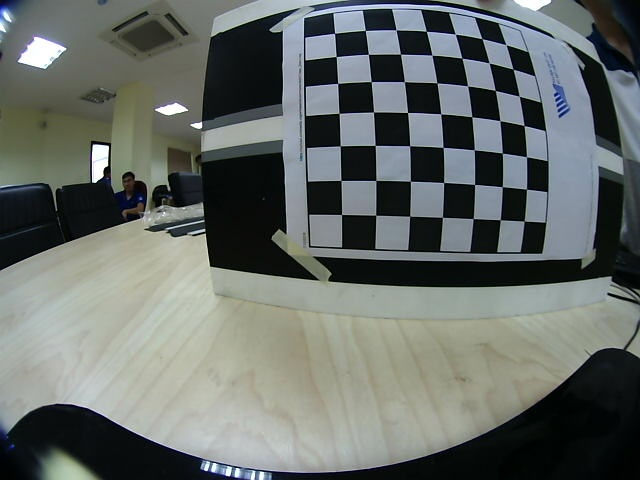
//> input picture code/image/Image0.jpg, 640 x 480 px, given in place of outcpp.avi, which was not available
$ ./main   (built with g++ and OpenCV 4)
//> lines starting //> are read from the running program, lines starting //| are printed output that depends on the picture; after the words box and inside, x2 and y2 are one past the last pixel; in counts of white or black regions, pixels touching at a corner belong together; pictures that were not available may be replaced by others from this repository, and a replacement may not be noted
#include <iostream>
#include <opencv2/opencv.hpp>

using namespace std;
using namespace cv;
Mat SobelXY(Mat segImage);
int main() {
    VideoCapture cap("/home/hoaiphuong/Desktop/photos/outcpp.avi"); // open the default camera
    if(!cap.isOpened())  // check if we succeeded
        return -1;
    long double execTime, prevCount, time;
    execTime = prevCount = time = 0;

    int width=cap.get(CV_CAP_PROP_FRAME_WIDTH);
    int height=cap.get(CV_CAP_PROP_FRAME_HEIGHT);
    VideoWriter video("outcpp.avi",CV_FOURCC('M','J','P','G'),30, Size(width,height));

    for(;;) {
        prevCount = getTickCount() * 1.0000;
        Mat source;
        cap >> source; // get a new frame from camera
//> source is the input picture: 480 rows x 640 cols, CV_8UC3; mean B, G, R 104.1, 107.4, 101.8

        // Mat source = imread("/home/hoaiphuong/Desktop/photos/10.png",CV_LOAD_IMAGE_COLOR);
        imshow("source", source);
        Mat imgHSV;

        cvtColor(source, imgHSV, COLOR_BGR2HLS); //Convert the captured frame from BGR to HSV
//> imgHSV: 480 rows x 640 cols, CV_8UC3; mean of channels 0, 1, 2 70.8, 104.1, 44.3


        Mat imgThresholded;

        inRange(imgHSV, Scalar(0, 238, 0), Scalar(178, 255, 255), imgThresholded); //Threshold the image
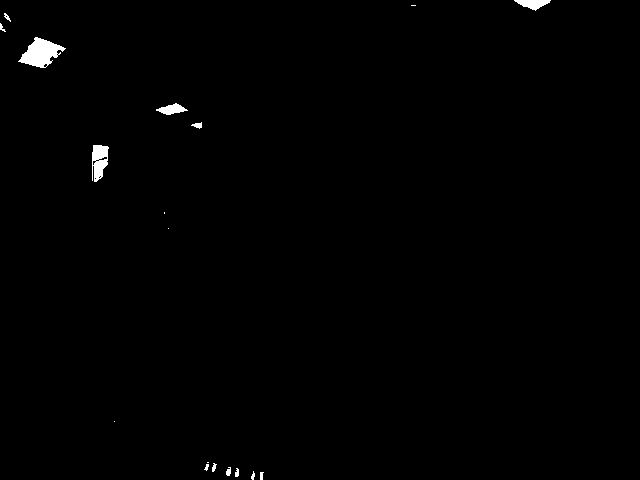
//> imgThresholded: 480 rows x 640 cols, CV_8UC1; 0.63% white; 18 white regions (5 under 20 px), largest, box (x1, y1, x2, y2) and area: (18, 37, 66, 68) 794, (92, 145, 109, 182) 444, (514, 0, 551, 11) 229

        erode(imgThresholded, imgThresholded, getStructuringElement(MORPH_ELLIPSE, Size(7, 7)));
        dilate(imgThresholded, imgThresholded, getStructuringElement(MORPH_ELLIPSE, Size(7, 7)));

        //morphological closing (fill small holes in the foreground)
        dilate(imgThresholded, imgThresholded, getStructuringElement(MORPH_ELLIPSE, Size(7, 7)));
        erode(imgThresholded, imgThresholded, getStructuringElement(MORPH_ELLIPSE, Size(7, 7)));
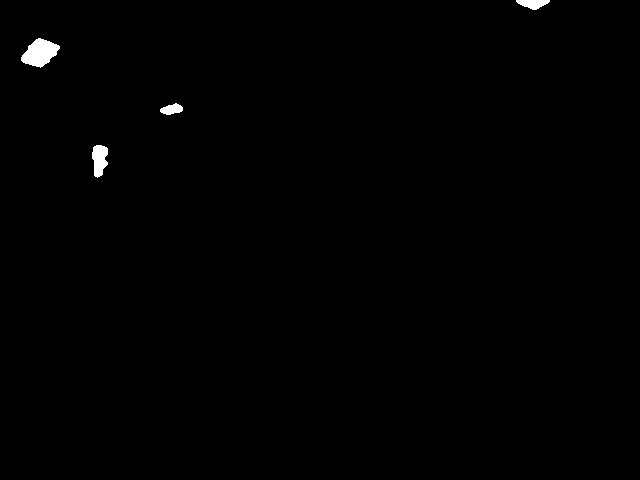
//> imgThresholded: 480 rows x 640 cols, CV_8UC1; 0.49% white; 4 white regions, box (x1, y1, x2, y2) and area: (21, 38, 60, 68) 721, (92, 145, 108, 178) 387, (516, 0, 550, 10) 222, (160, 103, 183, 115) 182

        imshow("imgThresholded", imgThresholded);
        Mat cannyImage;
        Canny(imgThresholded, cannyImage, 50, 100);
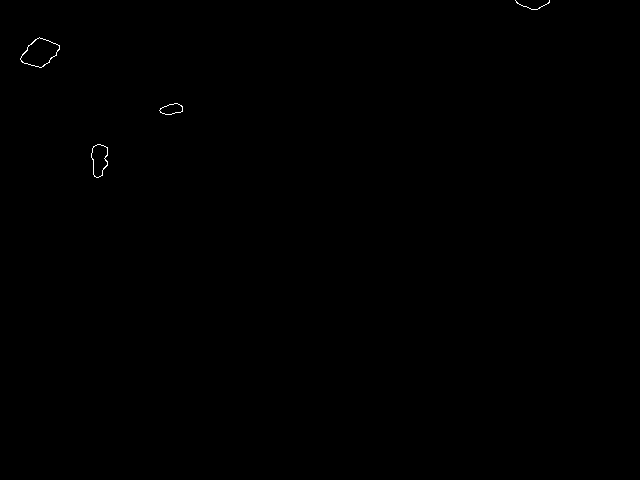
//> cannyImage: 480 rows x 640 cols, CV_8UC1; 0.1% white in thin lines or dots, all inside (x1, y1, x2, y2) = (20, 0, 550, 178)
        imshow("cannyImage", cannyImage);

        vector<Vec4i> hierarchy;
        vector<vector<Point>> contours;

        findContours(cannyImage, contours, hierarchy, CV_RETR_TREE, CV_CHAIN_APPROX_SIMPLE, Point(0, 0));
//> contours = 7 contours, 1 with area under 20; largest, box (x1, y1, x2, y2) and area: (20, 37, 60, 68) 726, (20, 37, 60, 68) 707, (91, 144, 108, 178) 397, (91, 144, 108, 178) 386, (159, 103, 183, 115) 176, (159, 103, 183, 115) 174
        vector<Point> contours_poly;
        vector<vector<Point>> contours_list;
        vector<vector<Point>> contours_final;

        for (int i = 0; i < contours.size(); i++) {
            double a = arcLength(contours[i], false);
            if (hierarchy[i][3] == -1 && a > 500) {
                // convexHull(contours[i],hull[i]);
                contours_list.push_back(contours[i]);
            }


        }
//> this loop made 7 passes
//> a on passes 1 to 7: 86.94, 86.6, 56.21, 52.87, 110.8, 108.9, 79.6
//> after the loop, contours_list = 0 contours
        Mat ketqua(source.size(),CV_8UC1,Scalar(0));
        //  ketqua.setTo(Scalar(0));
        imshow("ketqua1", ketqua);
        //  drawContours(ketqua, contours_list,-1, 255, CV_FILLED);
        // Mat contoursImage = source.clone();

        for(size_t i = 0; i < contours_list.size(); i++){
            // approxPolyDP(contours[i], approxShape, arcLength(Mat(contours[i]), true)*0.04, true);
            drawContours(ketqua, contours_list, i, Scalar(255));   // fill BLUE
        }
//> this loop made 0 passes
//> ketqua: 480 rows x 640 cols, CV_8UC1; every value is 0


        //   drawContours(ketqua, contours_list,-1, 255, CV_FILLED);
        imshow("ketqua", ketqua);

        bool kiemtra =true;

        // Step of each window

        vector<Point> locations;   // output, locations of non-zero pixels
        vector<Point> centerLaneLeft;
        vector<Point> centerLaneRight;
       // vector<Point> test;
        int dem=0;
        for (int row = ketqua.rows; row >=0; row--)
        {

            for (int col = 0; col <= ketqua.cols/2; col ++)
            {

                //  ketqua.at<uchar>(row,col)=255;
                if(ketqua.at<uchar>(Point(col,row))==255)
                {
                  //  test.push_back(Point(col,row));

                    if(kiemtra==true)
                    {
                        locations.push_back(Point(col,row));
                        dem =dem+1;
                        kiemtra= false;
                        if(dem ==2)
                        {
                            break;
                        }
                    }


                }
                else
                {
                    kiemtra= true;
                }
            }
            if(dem ==2)
            {
                int x=(locations[0].x+locations[1].x) / 2;
                int y=locations[0].y;
                centerLaneLeft.push_back(Point(x,y));
                row = row-20;
            }
            dem =0;
            locations.clear();
            kiemtra= true;
        }
//> after the loop, dem = 0; kiemtra = true

        for (int row = ketqua.rows; row >=0; row--)
        {

            for (int col = ketqua.cols/2; col <= ketqua.cols; col ++)
            {

                //  ketqua.at<uchar>(row,col)=255;
                if(ketqua.at<uchar>(Point(col,row))==255)
                {
                    //test.push_back(Point(col,row));

                    if(kiemtra==true)
                    {
                        locations.push_back(Point(col,row));
                        dem =dem+1;
                        kiemtra= false;
                        if(dem ==2)
                        {
                            break;
                        }
                    }


                }
                else
                {
                    kiemtra= true;
                }
            }
            if(dem ==2)
            {
                int x=(locations[0].x+locations[1].x) / 2;
                int y=locations[0].y;
                centerLaneRight.push_back(Point(x,y));
                row = row-20;
            }
            dem =0;
            locations.clear();
            kiemtra= true;
        }
//> after the loop, dem = 0; kiemtra = true


        //   imshow("Step 2 draw Rectangle", ketqua);

        for (int i=0 ; i < centerLaneLeft.size()-1 ; i++)
        {
//> (the run ends here: the program crashes, at `line(source,centerLaneLeft[i],centerLaneLeft[i+1],Scalar(0,255,0),10);`)
